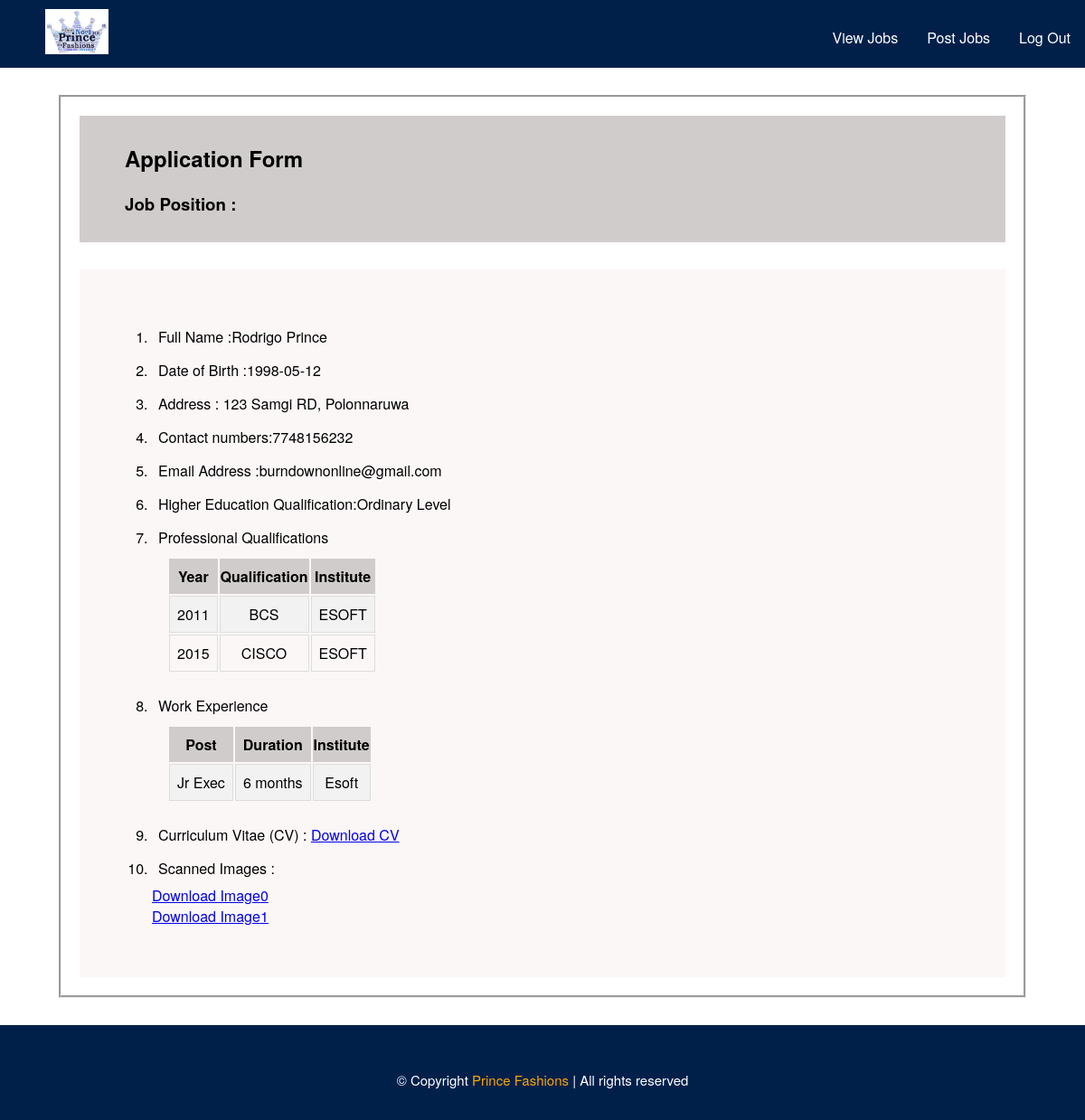
Page /pages/client/detailed_app.php?app_id=7 (signed in) on the committed database.
### tables this page shows
CREATE TABLE `application` (
  `u_id` int(11) NOT NULL,
  `job_id` int(11) NOT NULL,
  `app_id` int(11) NOT NULL AUTO_INCREMENT,
  `name` varchar(127) NOT NULL,
  `dob` date NOT NULL,
  `address` varchar(1028) NOT NULL,
  `contactno` varchar(10) NOT NULL,
  `email` varchar(127) NOT NULL,
  `education` varchar(32) NOT NULL,
  `work_experience` varchar(2048) NOT NULL,
  `prof_q` varchar(2048) NOT NULL,
  `cv` varchar(10000) NOT NULL,
  `img` varchar(10000) NOT NULL,
  `status` varchar(25) NOT NULL,
  `mark` int(11) NOT NULL,
  PRIMARY KEY (`u_id`,`job_id`),
  KEY `job_id` (`job_id`),
  KEY `app_id` (`app_id`),
  CONSTRAINT `application_ibfk_1` FOREIGN KEY (`u_id`) REFERENCES `user` (`u_id`) ON DELETE CASCADE,
  CONSTRAINT `application_ibfk_2` FOREIGN KEY (`job_id`) REFERENCES `jobs` (`job_id`)
);

### pages/client/detailed_app.php (the view, shortened to what this page needs)
<?php
    require($_SERVER['DOCUMENT_ROOT'] . '/fashion/client_header.php');
  	$app_id = $_GET['app_id'];
  	$position = $_GET['position'];
    require($_SERVER['DOCUMENT_ROOT'] . '/fashion/php/dbcon.php');
    $sql = "SELECT * FROM application WHERE app_id=$app_id";
    $result=mysqli_query($connection,$sql);
    if($result){
    	while($row = $result -> fetch_assoc()){
    		$work_array = (unserialize(base64_decode($row['work_experience'])));
    		$prof_array = (unserialize(base64_decode($row['prof_q'])));
    		$img_array = (unserialize(base64_decode($row['img'])));
    		echo '<div class="container">
	<div class="detailed_app">
	<div class="detailed_app_heading">
		<h2>Application Form</h2>
		<h3>Job Position : '.$position.'</h3>
	</div>
	<div class="detailed_app_content">
		<ol>
			<li>Full Name :'.$row['name'].' </li>
			<li>Date of Birth :'.$row['dob'].' </li>
			<li>Address :'.$row['address'].' </li>
			<li>Contact numbers:'.$row['contactno'].'
			</li>
			<li>Email Address :'.$row['email'].' </li>
			<li>Higher Education Qualification:'.$row["education"].'</li>
			<li>Professional Qualifications
				<table class="app_tbl">
					<tr>
						<th>Year</th>
						<th>Qualification</th>
						<th>Institute</th>
					</tr>';
			foreach($prof_array as $y => $value) {
					echo'<tr>
						<td>'.$value[0].'</td>
						<td>'.$value[1].'</td>
						<td>'.$value[2].'</td>
					</tr>';
					}
				echo'</table>
			</li>
			<li>Work Experience
				<table class="app_tbl">
					<tr>
						<th>Post</th>
						<th>Duration</th>
						<th>Institute</th>
					</tr>';
			foreach($work_array as $z => $res) {
					echo'<tr>
						<td>'.$res[0].'</td>
						<td>'.$res[1].'</td>
						<td>'.$res[2].'</td>
					</tr>';}
			echo'</table>
			</li>
			<li>Curriculum Vitae (CV) :
			<a href="'.$row['cv'].'" download>
  				<label> Download CV </label>
			</a>
			</li>
			<li>Scanned Images : </li>';
			foreach($img_array as $a => $resp) {
				echo'<a href="'.$resp.'" download>
  				<label> Download Image'.$a.' </label> <br>
			</a>';
			}
		echo'</ol>
	</div>
	</div>
</div>';
    	}}
?>
<?php include '../../footer.php';  ?>

### css/styles.css (style rules this page uses)
body { font-family: "Helvetica Neue",Helvetica,Arial,sans-serif; background:#ffffff; padding: 0; margin: 0; }
div { display: block; }
.container { padding-right: 15px; padding-left: 15px; margin-right: auto; margin-left: auto; }
.detailed_app { margin: 30px 50px; padding: 20px; border: groove; }
.detailed_app_heading { background-color: #d1cccc; padding: 10px; padding-left: 50px; }
.detailed_app_content { background-color: #fbf7f7; margin-top: 30px; padding: 40px; }
.detailed_app_content li { padding: 7px; }
.app_tbl { padding: 10px; }
.app_tbl td, .job th { border: 1px solid #ddd; padding: 8px; text-align: center; }
.app_tbl tr:nth-child(even) { background-color: #f2f2f2; }
.app_tbl th { padding-top: 8px; padding-bottom: 8px; text-align: center; background-color: #d1cccc; color: black; }

### rows in the picture
application: name "Rodrigo Prince", dob "1998-05-12", address "123 Samgi RD, Polonnaruwa", contactno "7748156232", email "burndownonline@gmail.com", education "Ordinary Level", value "2011", value "BCS", value "ESOFT", value "2015", value "CISCO", res "Jr Exec", res "6 months", res "Esoft", a "0", a "1"
